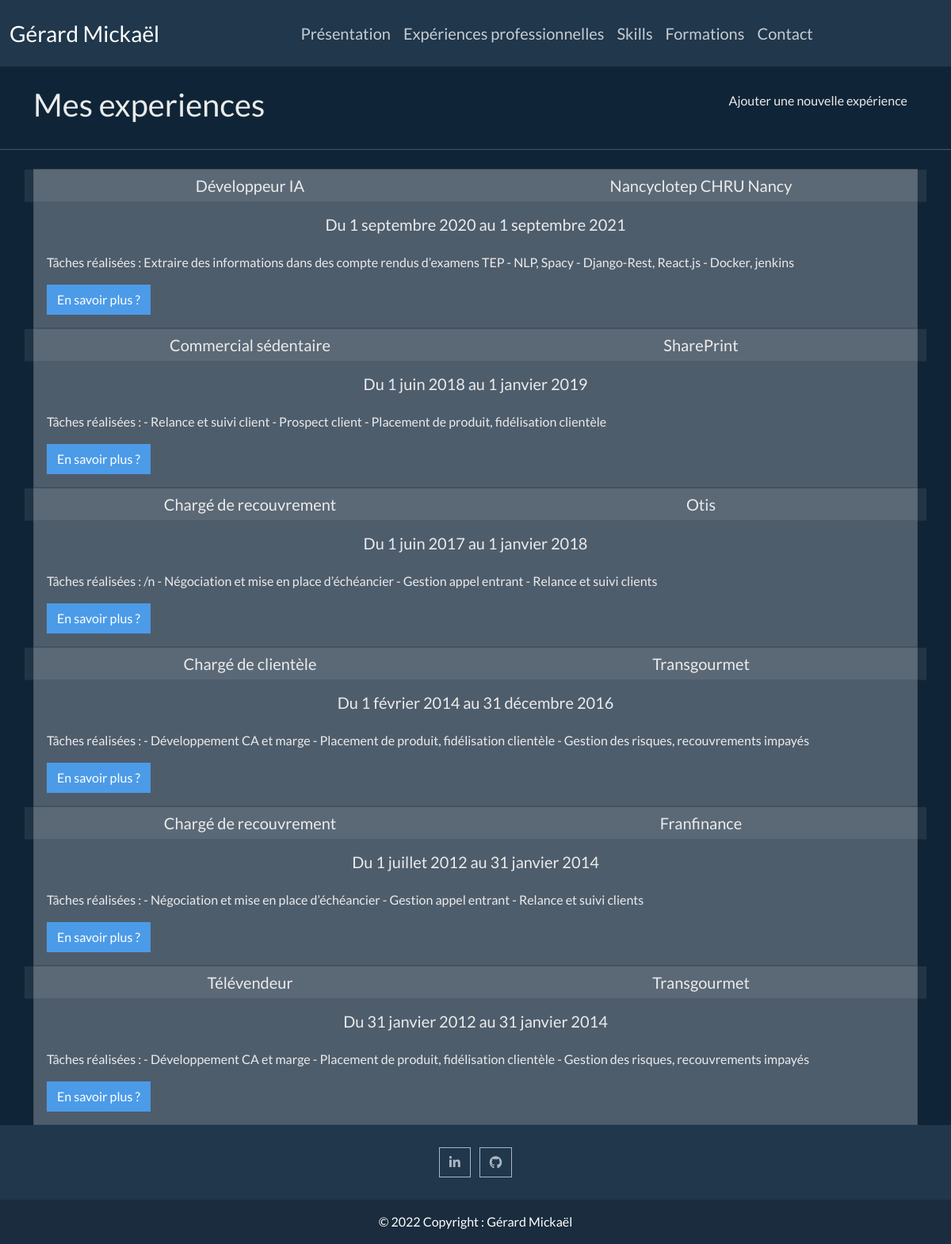
Screenshot of /experience with the database file from the repository.
### experience/models.py (models this page shows, shortened)
class ExperiencePro(models.Model):
    metier = models.CharField(max_length=150)
    societe = models.CharField(max_length=150)
    contenu = models.TextField()
    slug = models.SlugField(max_length=100)
    date_start = models.DateField()
    date_end = models.DateField()
    image = models.ImageField(default='default.jpg')

### experience/views.py (the view)
# urls.py: path('experience', views.experiences_pro, name='experiences'),
def experiences_pro(request):
    experiences = ExperiencePro.objects.all()
    return render(request, 'experience/experience.html', context={'experiences': experiences})

### experience/templates/experience/experience.html (shortened to what this page needs)
{% extends 'navbar_footer.html' %}
{% block contenu %}
<div class="container mt-4">
    <div class="row">
        <div class="col-lg-6 text-lg-start">
            <h1>Mes experiences</h1>
        </div>
        <div class="col-lg-6 text-lg-end">
            <a class="btn btn-black" href="{% url 'experiences:creer' %}">Ajouter une nouvelle expérience</a>
        </div>
    </div>
</div>
<hr class="my-4">
<div class="container">
    {% for experience in experiences %}
    <div class="card">
        <div class="row">
            <h5 class="card-header col-6 text-center">{{ experience.metier }}</h5>
            <h5 class="card-header col-6 text-center">{{ experience.societe }}</h5>
        </div>
        <div class="card-body text-truncate">
            <h5 class="card-title text-center mb-4">Du {{experience.date_start}} au {{experience.date_end}}</h5>
            <p class="card-text">{{experience.contenu}}</p>
            <a class="btn btn-primary" href="{% url 'experiences:experience' slug=experience.slug %}">En savoir plus
                ?</a>
        </div>
    </div>
    {% endfor %}
</div>
{% endblock %}

### rows the page displays
ExperiencePro: metier "Développeur IA", societe "Nancyclotep CHRU Nancy", date_start "1 septembre 2020", date_end "1 septembre 2021", contenu "Tâches réalisées : Extraire des informations dans des compte rendus d’examens TEP - NLP, Spacy - Django-Rest, React.js - Docker, jenkins"
ExperiencePro: metier "Commercial sédentaire", societe "SharePrint", date_start "1 juin 2018", date_end "1 janvier 2019", contenu "Tâches réalisées : - Relance et suivi client - Prospect client - Placement de produit, fidélisation clientèle"
ExperiencePro: metier "Chargé de recouvrement", societe "Otis", date_start "1 juin 2017", date_end "1 janvier 2018", contenu "Tâches réalisées : /n - Négociation et mise en place d’échéancier - Gestion appel entrant - Relance et suivi clients"
ExperiencePro: metier "Chargé de clientèle", societe "Transgourmet", date_start "1 février 2014", date_end "31 décembre 2016", contenu "Tâches réalisées : - Développement CA et marge - Placement de produit, fidélisation clientèle - Gestion des risques, recouvrements impayés"
ExperiencePro: metier "Chargé de recouvrement", societe "Franfinance", date_start "1 juillet 2012", date_end "31 janvier 2014", contenu "Tâches réalisées : - Négociation et mise en place d’échéancier - Gestion appel entrant - Relance et suivi clients"
ExperiencePro: metier "Télévendeur", societe "Transgourmet", date_start "31 janvier 2012", date_end "31 janvier 2014", contenu "Tâches réalisées : - Développement CA et marge - Placement de produit, fidélisation clientèle - Gestion des risques, recouvrements impayés"
